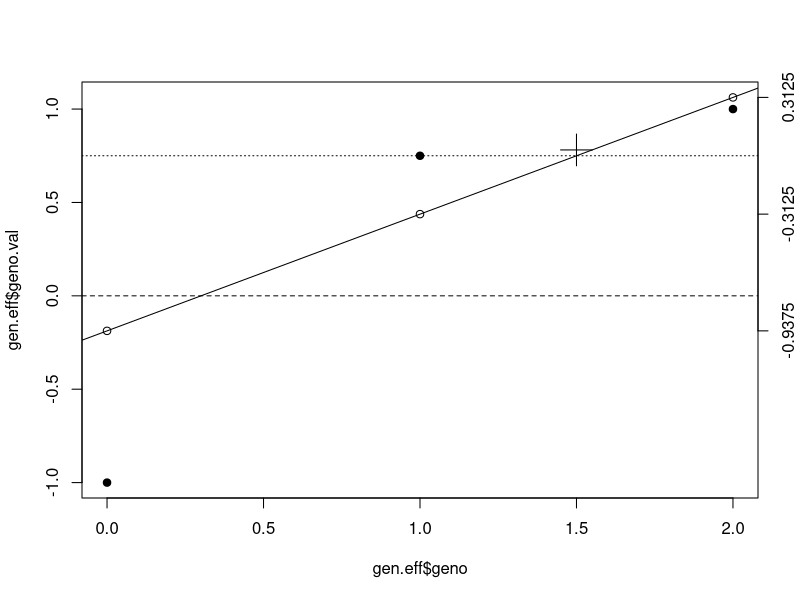

This chart was generated by the following R code:
# Description  ------------------------------------------------------------
##########################################################################################
# 
# Created by Marc-Olivier Beausoleil
# McGill University 
# Created 2022
# Why: 
# Requires 
# NOTES: 
##########################################################################################

q = 1/4 
p = 1-q
a = 1
d = 3/4*a
c = -a
aa = 0
Aa = 1
AA = 2

pop.mean = p^2*a + 2*p*q*d + q^2*c
# mean.geno = p*a+q*d

alpha=a+d*(q-p)

A.avg = 2*q*alpha
D.avg = (q-p)*alpha
C.avg = -2*p*alpha

q2 = q^2
p2 = p^2
pq2 = 2*p*q

gen.eff= data.frame(geno = c(aa,Aa,AA),geno.val = c(c,d,a), avg.eff = c(C.avg,D.avg,A.avg))

plot(gen.eff$geno.val~gen.eff$geno, ylim = range(c(a,d,c,C.avg+d, D.avg+d, A.avg+d)), pch = 19)
abline(h = 0, lty = 2)
abline(h = d, lty = 3)
par(new = TRUE)
plot(gen.eff$geno,gen.eff$avg.eff+d, ylim = range(c(a,d,c,C.avg+d, D.avg+d, A.avg+d)), pch = 21, axes = FALSE, ann = FALSE)
axis(4, at = gen.eff$avg.eff+d, labels = gen.eff$avg.eff)
abline(lm(c(gen.eff$avg.eff+d)~gen.eff$geno))
points(1.5,pop.mean, pch =3, cex = 3)
